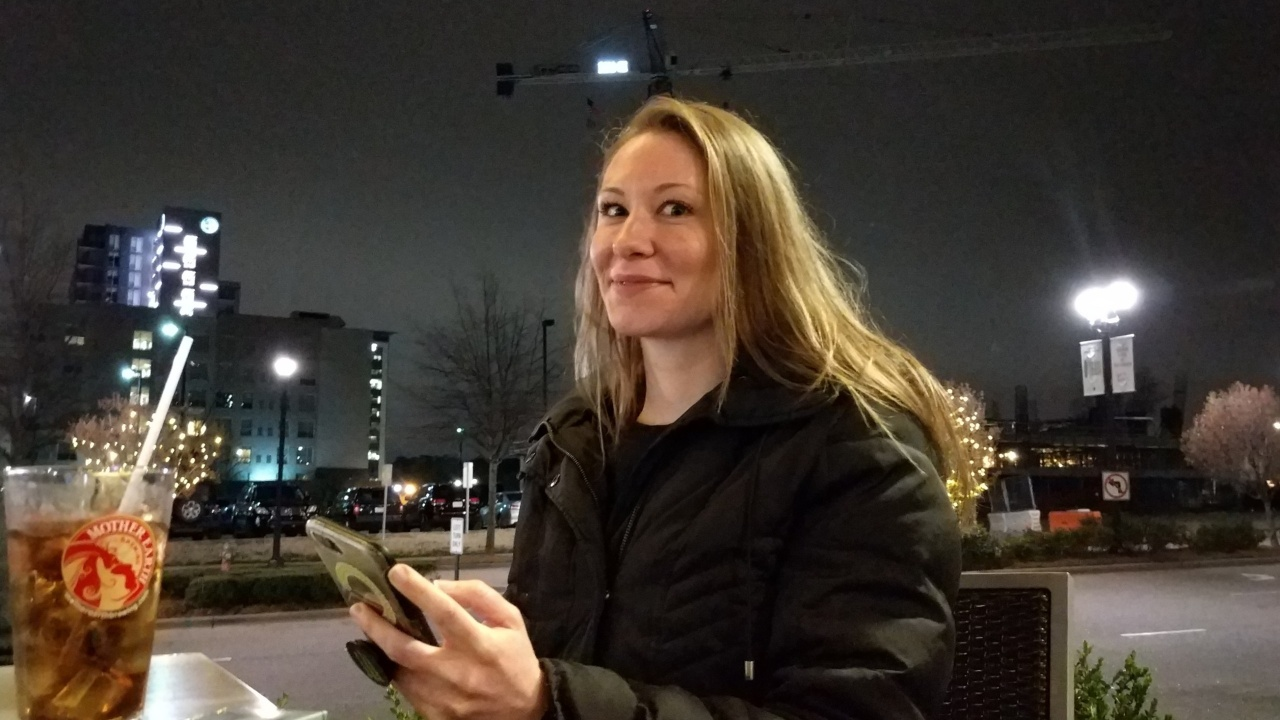
#> input picture app/src/main/assets/10.jpg, 1280 x 720 px, given as the content of the folder /nethome/cvnas01/datasets/Holopix50k/test/left, which was not available
$ python render_sbs_images.py
#> lines starting #> are read from the running program, lines starting #| are printed output that depends on the picture; pictures that were not available may be replaced by others from this repository, and a replacement may not be noted
"""
Render 2x1, 2x1 half, 1x2 images from the holopix50k dataset.
"""

import os
import argparse
from glob import glob

from natsort import natsorted
from tqdm import tqdm
import numpy as np
import cv2
import random
import shutil

ASPECT_RATIO_LOWER_SHORT = 7.0/9.0
ASPECT_RATIO_LOWER_LONG = 8.0/10.0

def image_resize(img, max_dim):
    if img.shape[0] > img.shape[1]:
        new_rows = max_dim
        new_cols = int(img.shape[1] * max_dim / img.shape[0])
    else:
        new_rows = int(img.shape[0] * max_dim / img.shape[1])
        new_cols = max_dim

    return cv2.resize(img, (new_cols, new_rows))

def random_aspect_ratio(left, right):
    type = random.randint(0, 1)
    if type == 0:
        ratio = random.uniform(ASPECT_RATIO_LOWER_SHORT, 1.0)
        if left.shape[0] > left.shape[1]:
            new_rows = left.shape[0]
            new_cols = int( left.shape[1] * ratio )
        else:
            new_rows = int( left.shape[0] * ratio )
            new_cols = left.shape[1]
    else:
        ratio = random.uniform(ASPECT_RATIO_LOWER_LONG, 1.0)
        if left.shape[0] > left.shape[1]:
            new_rows = int( left.shape[0] * ratio )
            new_cols = left.shape[1]
        else:
            new_rows = left.shape[0]
            new_cols = int( left.shape[1] * ratio )

    left = left[0:new_rows, 0:new_cols, :]
    right = right[0:new_rows, 0:new_cols, :]

    return left, right


def main(dataset_dir, output_dir, sbs_half=False, augment = False, max_dim = 320):
#> called with sbs_half = True, augment = False, max_dim = 320
    assert dataset_dir != output_dir, "the output directory must be different from the source dataset directory to avoid overwriting."

    os.makedirs(os.path.join(output_dir, 'left'), exist_ok=True)
    os.makedirs(os.path.join(output_dir, 'right'), exist_ok=True)
    os.makedirs(os.path.join(output_dir, 'left_right'), exist_ok=True)
    os.makedirs(os.path.join(output_dir, 'left_right_half'), exist_ok=True)
    os.makedirs(os.path.join(output_dir, 'top_bottom'), exist_ok=True)

    left_paths = natsorted(glob(os.path.join(dataset_dir, 'left', '*.jpg')))
    for i in tqdm(range(len(left_paths))):
        try:
            left = cv2.imread(left_paths[i])
#> left is the input picture: shape (720, 1280, 3); mean B, G, R 50.4, 58.8, 67.2

            filename = os.path.basename(left_paths[i])
            right = cv2.imread(os.path.join(dataset_dir, 'right', filename.replace('_left.jpg', '_right.jpg')))

            if augment:
                left, right = random_aspect_ratio(left, right)

            # resize the original images
            left = image_resize(left, max_dim)
#> in image_resize, `return cv2.resize(img, (new_cols, new_rows))`:
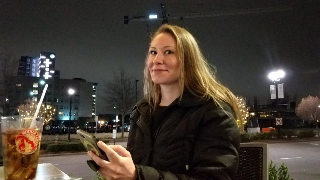
#> returned value: shape (180, 320, 3); mean of channels 0, 1, 2 50.6, 58.9, 67.3; drawn as B, G, R
            right = image_resize(right, max_dim)

            # Save files
            cv2.imwrite(os.path.join(output_dir, 'left', filename), left)
            cv2.imwrite(os.path.join(output_dir, 'right', filename.replace('_left.jpg', '_right.jpg')), right)

            left_right = np.concatenate([left, right], axis=1)
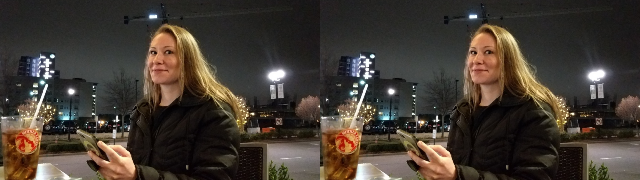
#> left_right: shape (180, 640, 3); mean B, G, R 50.6, 58.9, 67.3
            cv2.imwrite(os.path.join(output_dir, 'left_right', filename.replace('_left.jpg', '_left_right.jpg')), left_right)

            if sbs_half:
                left_right_half = cv2.resize(left_right, (left.shape[1], left.shape[0]))
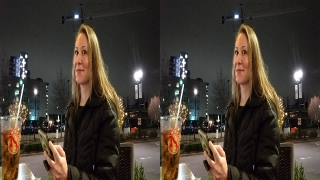
#> left_right_half: shape (180, 320, 3); mean B, G, R 50.8, 59.1, 67.6
                cv2.imwrite(os.path.join(output_dir, 'left_right_half', filename.replace('_left.jpg', '_left_right_half.jpg')), left_right_half)

            top_bottom = np.concatenate([left, right], axis=0)
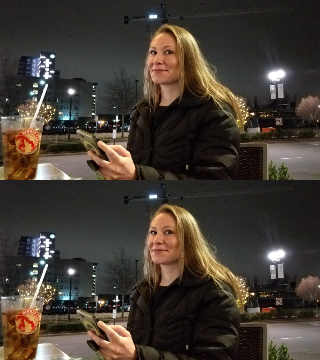
#> top_bottom: shape (360, 320, 3); mean B, G, R 50.6, 58.9, 67.3
            cv2.imwrite(os.path.join(output_dir, 'top_bottom', filename.replace('_left.jpg', '_top_bottom.jpg')), top_bottom)
        except Exception as e:
            print(e)

    print('Done.')


if __name__ == "__main__":
    parser = argparse.ArgumentParser()
    parser.add_argument("-d", "--dataset_dir", type=str, default='/nethome/cvnas01/datasets/Holopix50k/test/')
    parser.add_argument("-o", "--output_dir", type=str, default='/nethome/cvnas01/datasets/Holopix50k/layout_detection/test/')
    parser.add_argument("--sbs_half", type=bool, default=True, help='include 2x1 half class')
    parser.add_argument("-a", "--augment", type=bool, default=False, help='change the aspect ratio')
    parser.add_argument('--max_dim', default=320, type=int, help='sample every n frames')
    args = parser.parse_args()

    main(args.dataset_dir, args.output_dir, sbs_half=args.sbs_half, augment=args.augment, max_dim=args.max_dim)

$ run again, on app/src/main/assets/11.jpg
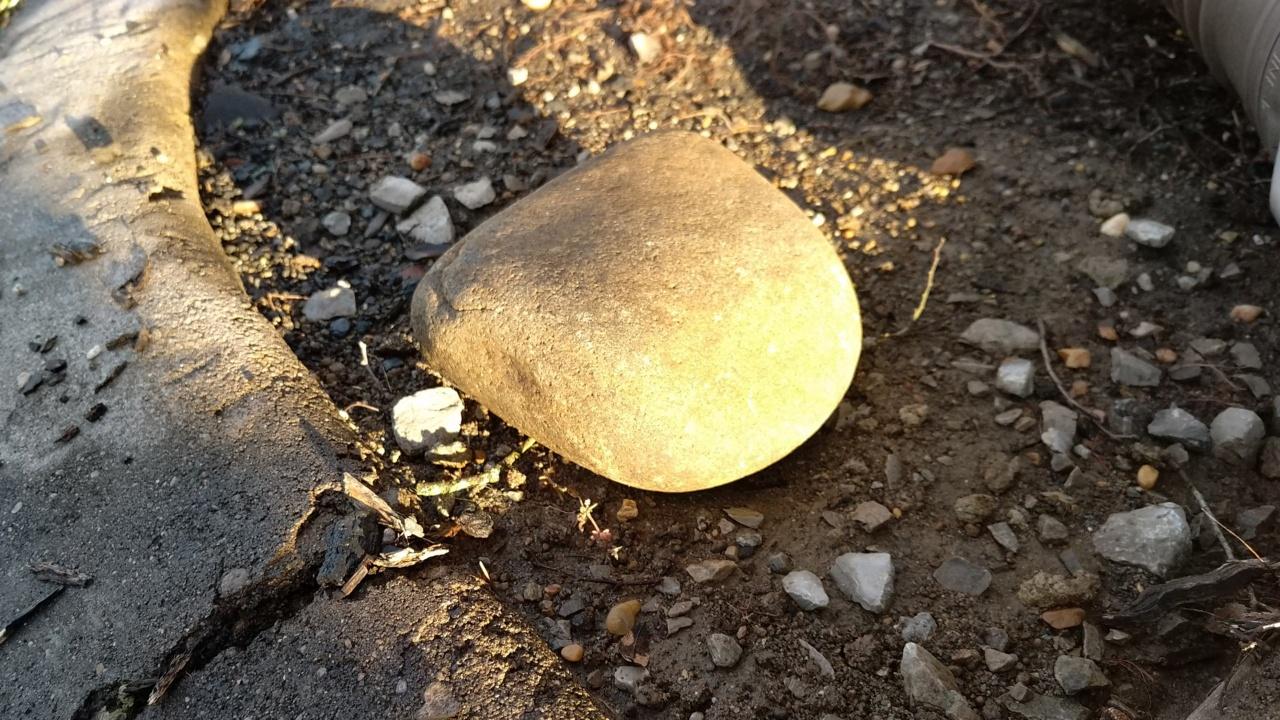
#> input picture app/src/main/assets/11.jpg, 1280 x 720 px, given as the content of the folder /nethome/cvnas01/datasets/Holopix50k/test/left, which was not available
#> in main, left is the input picture: shape (720, 1280, 3); mean B, G, R 76.6, 94.4, 105.7
#> in main, `left_right_half = cv2.resize(left_right, (left.shape[1], left.shape[0]))`:
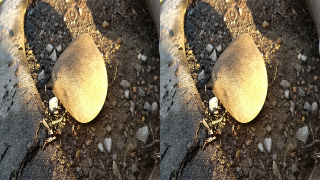
#> left_right_half: shape (180, 320, 3); mean B, G, R 77, 94.8, 106.1
#> in main, `top_bottom = np.concatenate([left, right], axis=0)`:
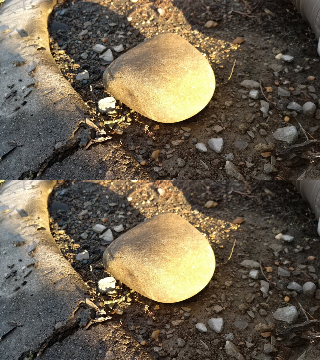
#> top_bottom: shape (360, 320, 3); mean B, G, R 76.8, 94.5, 105.8

$ run again, on app/src/main/assets/12.jpg
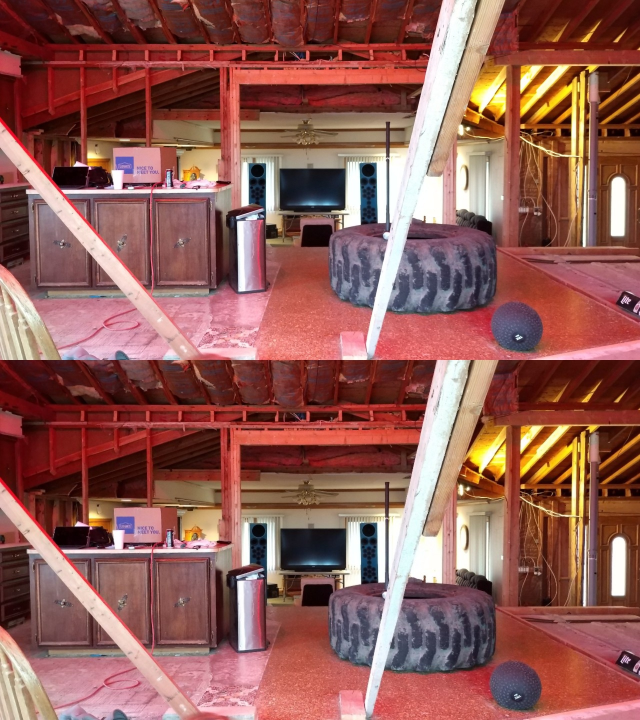
#> input picture app/src/main/assets/12.jpg, 1280 x 1440 px, given as the content of the folder /nethome/cvnas01/datasets/Holopix50k/test/left, which was not available (shown at 1/2 size)
#> in main, left is the input picture: shape (1440, 1280, 3); mean B, G, R 86.2, 93.3, 145.4
#> in main, `left_right_half = cv2.resize(left_right, (left.shape[1], left.shape[0]))`:
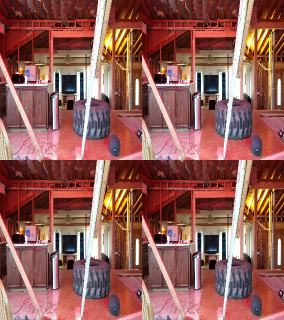
#> left_right_half: shape (320, 284, 3); mean B, G, R 86.3, 93.4, 145.5
#> in main, `top_bottom = np.concatenate([left, right], axis=0)`:
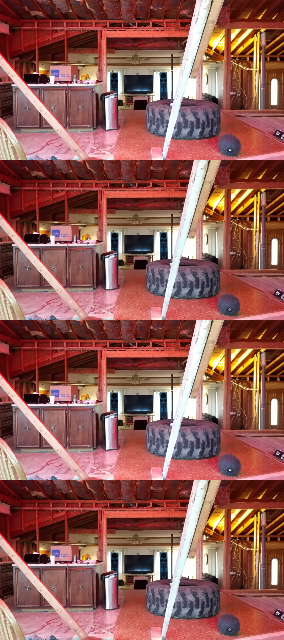
#> top_bottom: shape (640, 284, 3); mean B, G, R 86, 93.2, 145.2
